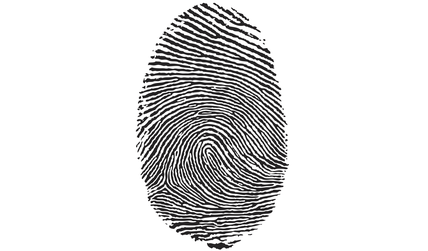
#> input picture lab2/fingerprint.png, 428 x 251 px, shrunk from 1645 x 964 before the run, found by its file name
$ python main.py
#> lines starting #> are read from the running program, lines starting #| are printed output that depends on the picture; after the words box and inside, x2 and y2 are one past the last pixel; in counts of white or black regions, pixels touching at a corner belong together
import os
import numpy as np
from PIL import Image

# Изменение рабочей директории на ту, где находится скрипт
os.chdir(os.path.dirname(os.path.abspath(__file__)))

def load_image(filename: str) -> np.array:
    """Загружает изображение и возвращает его как массив numpy."""
#> called with filename = 'fingerprint.png'
    print("Пытаюсь загрузить файл:", os.path.abspath(filename))
    if not os.path.exists(filename):
        raise FileNotFoundError(f"Файл {filename} не найден!")
    image = Image.open(filename)
#> image is the input picture: PIL image 428x251 RGB; mean R, G, B 222.5, 222.2, 222.3
    return np.array(image)

def save_image(image_array: np.array, filename: str) -> None:
    """Сохраняет массив numpy как изображение в формате BMP."""
#> called with filename = 'Grayscale_fingerprint.bmp'
    img = Image.fromarray(np.uint8(image_array))
    img.save(filename)

def rgb_to_grayscale(image: np.array) -> np.array:
    """Преобразует RGB изображение в полутоновое (grayscale)."""
    return 0.2989 * image[:, :, 0] + 0.5870 * image[:, :, 1] + 0.1140 * image[:, :, 2]

def compute_gradients(grayscale_array: np.array) -> tuple:
    """Вычисляет градиенты Gx и Gy с использованием оператора Шарра."""
    height, width = grayscale_array.shape
#> height = 251; width = 428
    Gx = np.zeros_like(grayscale_array, dtype=np.float32)
    Gy = np.zeros_like(grayscale_array, dtype=np.float32)

    for y in range(1, height - 1):
        for x in range(1, width - 1):
            # Вычисление Gx
            Gx[y, x] = (3 * grayscale_array[y-1, x-1] + 10 * grayscale_array[y, x-1] + 3 * grayscale_array[y+1, x-1]) - \
                       (3 * grayscale_array[y-1, x+1] + 10 * grayscale_array[y, x+1] + 3 * grayscale_array[y+1, x+1])

            # Вычисление Gy
            Gy[y, x] = (3 * grayscale_array[y-1, x-1] + 10 * grayscale_array[y-1, x] + 3 * grayscale_array[y-1, x+1]) - \
                       (3 * grayscale_array[y+1, x-1] + 10 * grayscale_array[y+1, x] + 3 * grayscale_array[y+1, x+1])
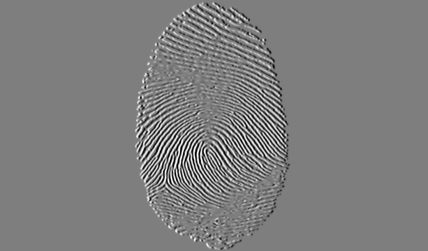
#> Gx: shape (251, 428) float32; min -3927, max 3989, mean 0; drawn with min black and max white
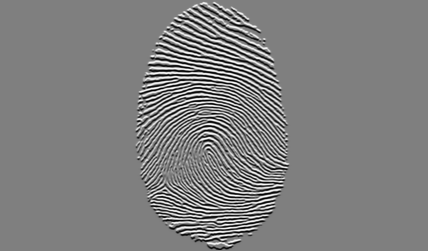
#> Gy: shape (251, 428) float32; min -4024.2, max 4049.2, mean 0; drawn with min black and max white

    return Gx, Gy

def compute_gradient_magnitude(Gx: np.array, Gy: np.array) -> np.array:
    """Вычисляет итоговую градиентную матрицу G."""
    G = np.abs(Gx) + np.abs(Gy)
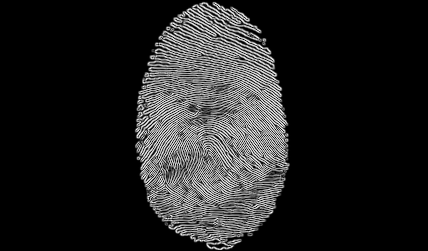
#> G: shape (251, 428) float32; min 0, max 6169, mean 827.7; drawn with min black and max white
    return G

def normalize_gradient(G: np.array) -> np.array:
    """Нормализует градиентную матрицу G в диапазон от 0 до 255."""
    G_normalized = 255 * (G - np.min(G)) / (np.max(G) - np.min(G))
    return G_normalized.astype(np.uint8)

def binarize_gradient(G: np.array, threshold: int) -> np.array:
    """Бинаризует градиентную матрицу G с использованием порога."""
#> called with threshold = 50
    G_binarized = np.where(G > threshold, 255, 0)
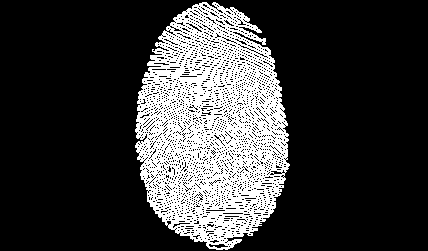
#> G_binarized: shape (251, 428) int64; 22.5% white; 1 white region, box (x1, y1, x2, y2) and area: (135, 2, 290, 250) 24183
    return G_binarized.astype(np.uint8)

def generate_report(image_filenames: list) -> None:
    """Генерирует отчет в формате Markdown."""
    # Формирование текста отчета
    report_text = """
# Лабораторная работа №4: Выделение контуров на изображении

## Задание 1: Приведение полноцветного изображения к полутоновому
Каждое изображение было преобразовано в полутоновое с использованием взвешенного усреднения каналов (R, G, B).

## Задание 2: Вычисление градиентов с использованием оператора Шарра
К каждому полутоновому изображению были применены операторы Шарра для вычисления градиентов Gx и Gy.

## Задание 3: Нормализация и бинаризация градиентной матрицы
Градиентная матрица G была нормализована и бинаризована с использованием порога.

"""

    for filename in image_filenames:
        report_text += f"""
### Изображение: {filename}

#### Исходное изображение
![Исходное изображение]({filename})

#### Полутоновое изображение
![Полутоновое изображение](Grayscale_{filename.replace('.png', '.bmp')})

#### Градиентная матрица G
![Градиентная матрица G](Gradient_{filename.replace('.png', '.bmp')})

#### Бинаризованная градиентная матрица G
![Бинаризованная градиентная матрица G](Binarized_{filename.replace('.png', '.bmp')})
"""

    report_text += """
## Выводы
1. Все изображения успешно преобразованы в полутоновые с использованием взвешенного усреднения каналов (R, G, B).
2. К полутоновым изображениям применены операторы Шарра для вычисления градиентов Gx и Gy.
3. Градиентная матрица G была нормализована и бинаризована.
4. Результаты работы сохранены в соответствующих файлах.
"""

    # Сохранение отчета в файл
    with open('report_lab4.md', 'w', encoding='utf-8') as report_file:
        report_file.write(report_text)

def main():

    print("Текущая рабочая директория:", os.getcwd())

    # Список файлов для обработки
    image_filenames = ['fingerprint.png', 'map.png', 'photo.png', 'screenshot.png', 'text.png', 'x_ray.png']

    # Обработка каждого изображения
    for filename in image_filenames:
        print(f"Обработка файла: {filename}")
        try:
            # Загрузка изображения
            image = load_image(filename)

            # Если изображение цветное (3 канала), преобразуем его в полутоновое
            if len(image.shape) == 3:
                print("Преобразование цветного изображения в полутоновое...")
                image = rgb_to_grayscale(image)

            # Сохранение полутонового изображения
            save_image(image, f'Grayscale_{filename.replace(".png", ".bmp")}')

            # Вычисление градиентов
            Gx, Gy = compute_gradients(image)

            # Вычисление итоговой градиентной матрицы
            G = compute_gradient_magnitude(Gx, Gy)

            # Нормализация градиентной матрицы
            G_normalized = normalize_gradient(G)
            save_image(G_normalized, f'Gradient_{filename.replace(".png", ".bmp")}')

            # Бинаризация градиентной матрицы
            threshold = 50
            G_binarized = binarize_gradient(G_normalized, threshold)
            save_image(G_binarized, f'Binarized_{filename.replace(".png", ".bmp")}')
        except Exception as e:
            print(f"Ошибка при обработке файла {filename}: {e}")
#> pass 2 of the loop in main, `for filename in image_filenames:`:
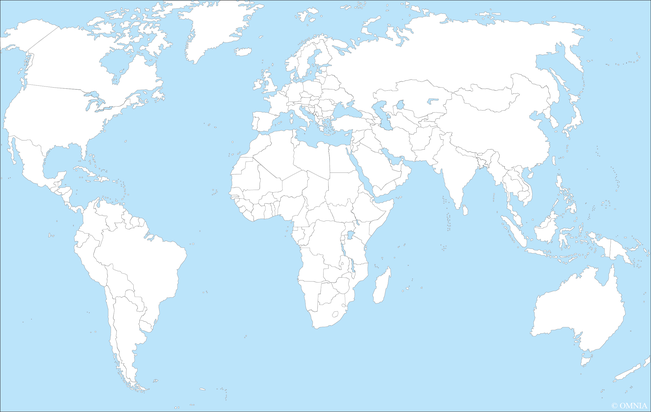
#> input picture lab2/map.png, 651 x 412 px, shrunk from 2499 x 1581 before the run, found by its file name
#> in load_image, image is the input picture: PIL image 651x412 RGB; mean R, G, B 207.7, 234.6, 249.1
#> img: PIL image 651x412 L
#> after the loop in compute_gradients (call 2), `for y in range(1, height - 1):`:
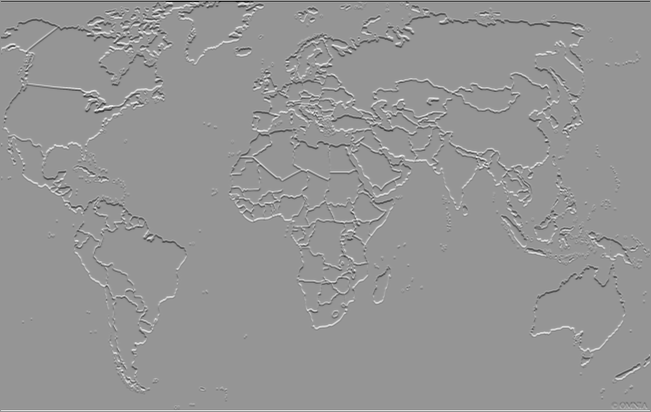
#> Gy: shape (412, 651) float32; min -1640.2, max 1150.2, mean -0.1; drawn with min black and max white
#> G: shape (412, 651) float32
#> G_normalized: shape (412, 651) float32
#> in binarize_gradient (call 2), `G_binarized = np.where(G > threshold, 255, 0)`:
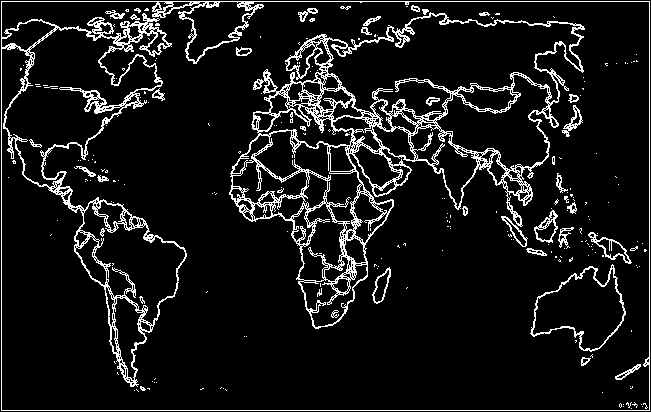
#> G_binarized: shape (412, 651) int64; 9.2% white in thin lines or dots
#> pass 3 of the loop in main, `for filename in image_filenames:`:
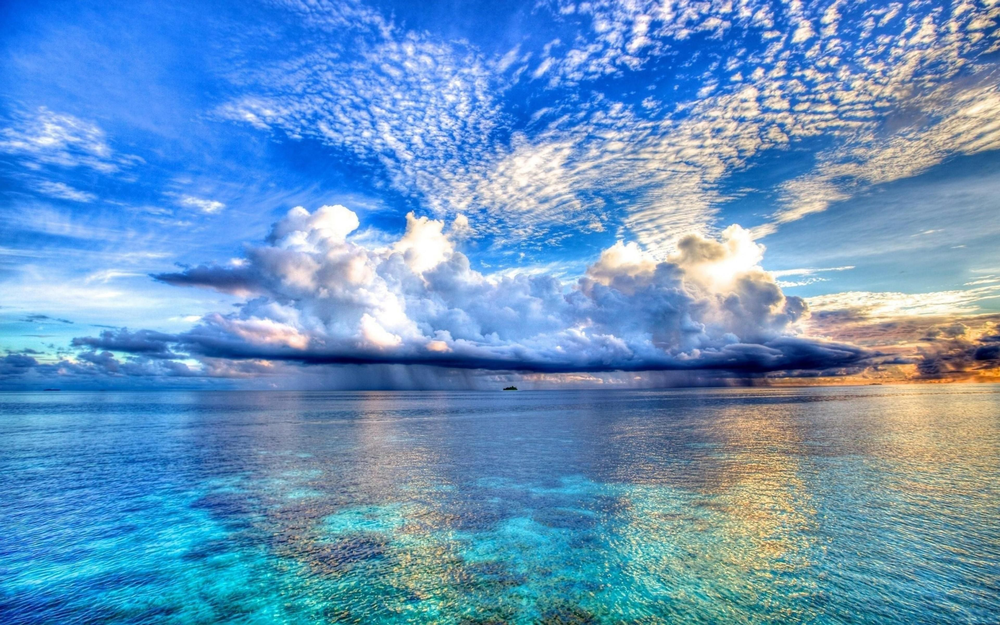
#> input picture lab2/photo.png, 1000 x 625 px, shrunk from 3840 x 2400 before the run, found by its file name
#> in load_image, image is the input picture: PIL image 1000x625 RGB; mean R, G, B 103.1, 149.7, 193.2
#> img: PIL image 1000x625 L
#> after the loop in compute_gradients (call 3), `for y in range(1, height - 1):`:
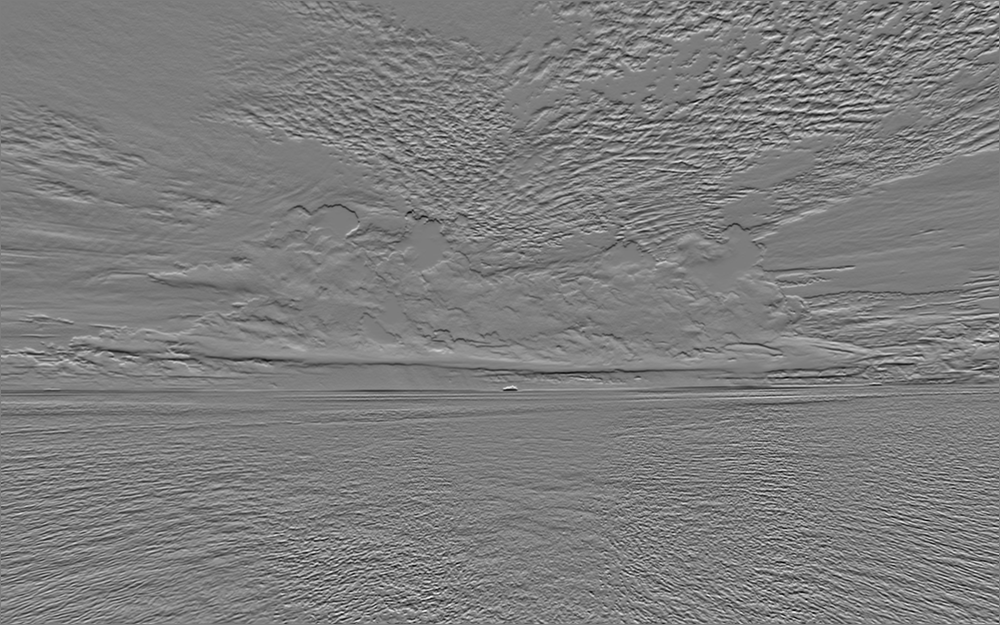
#> Gy: shape (625, 1000) float32; min -2203.1, max 2268.4, mean 1.1; drawn with min black and max white
#> G: shape (625, 1000) float32
#> G_normalized: shape (625, 1000) float32
#> in binarize_gradient (call 3), `G_binarized = np.where(G > threshold, 255, 0)`:
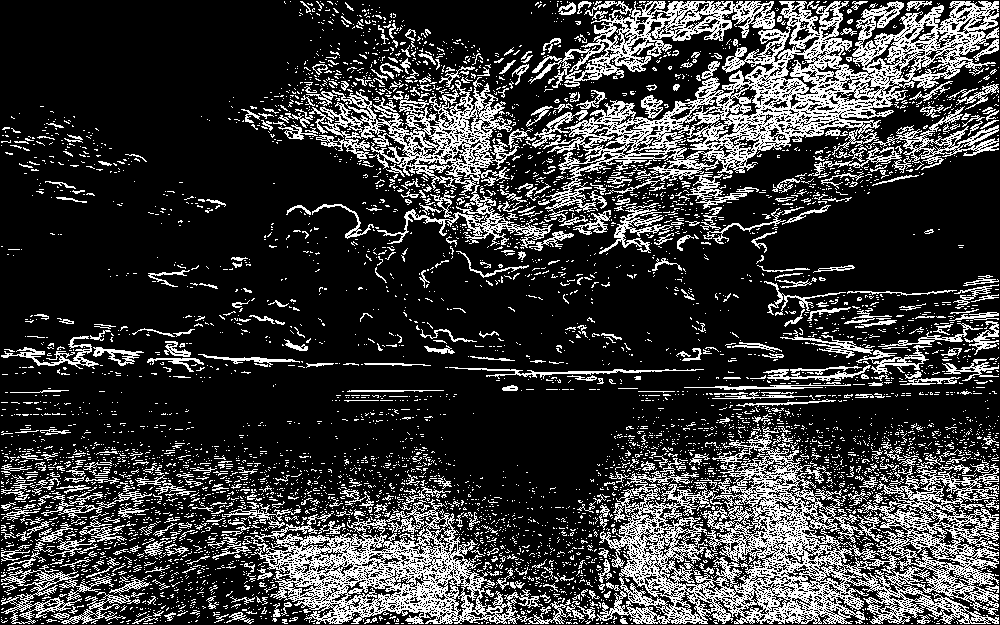
#> G_binarized: shape (625, 1000) int64; 22.6% white in thin lines or dots
#> the loop made 6 passes; the first 3 are shown

    # Генерация отчета
    generate_report(image_filenames)

    print("Лабораторная работа выполнена. Полученные файлы с изображениями:")
    for filename in image_filenames:
        print(f"Grayscale_{filename.replace('.png', '.bmp')}, Gradient_{filename.replace('.png', '.bmp')}, Binarized_{filename.replace('.png', '.bmp')}")
    print("Отчет сохранен в файле report_lab4.md")

if __name__ == "__main__":
    main()
